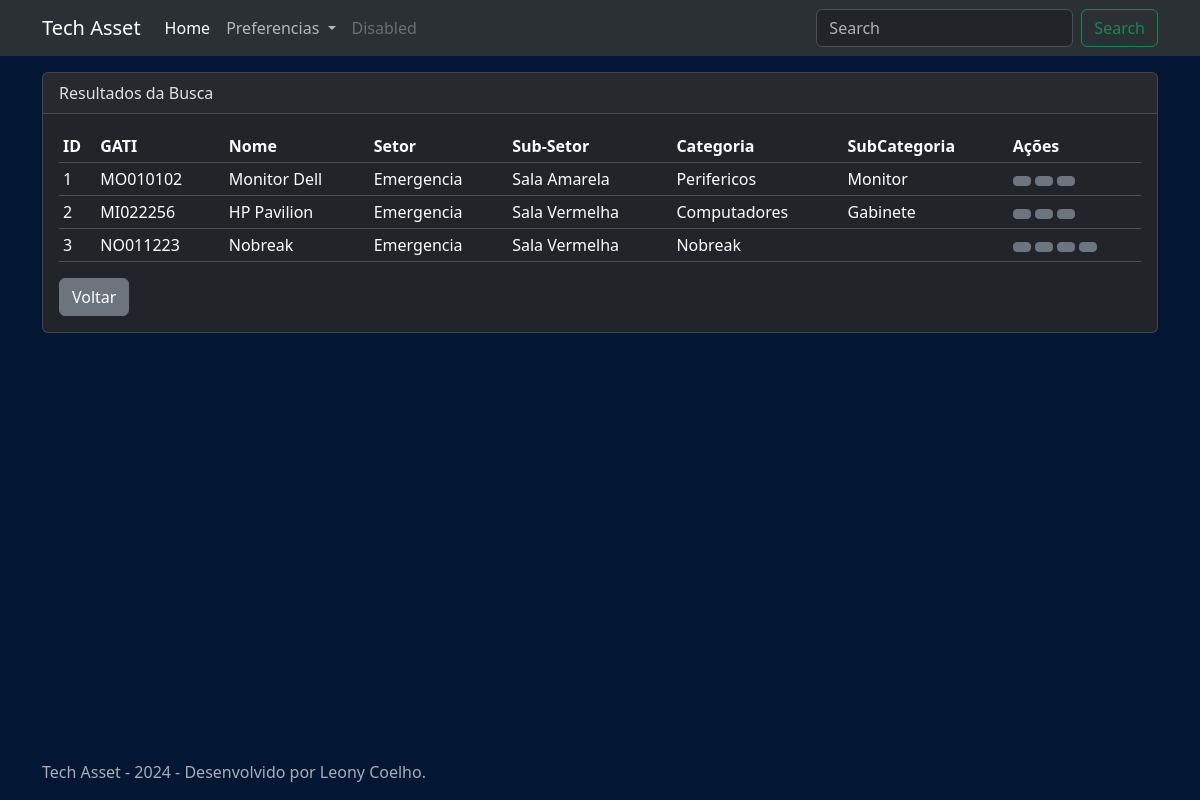
Screenshot of /filter_assets with the database file from the repository.
### app_tech_asset/models.py (models this page shows, shortened)
class GlobalSettings(models.Model):
    name = models.CharField(null=True, max_length=50)
    internalcode01 = models.CharField(max_length=50, null=True)
    internalcode02 = models.CharField(max_length=50, null=True)
    internalcode03 = models.CharField(max_length=50, null=True)

class Asset(models.Model):
    name = models.CharField(null=False, max_length=50)
    category = models.ForeignKey(Category, null=True, on_delete=models.SET_NULL)
    subcategory = models.ForeignKey(SubCategory, on_delete=models.SET_NULL, null= True)
    modified = models.DateTimeField(auto_now_add=True)
    added = models.DateTimeField(auto_now_add=True)
    details = models.TextField(null=True)
    sector = models.ForeignKey(Sector, null=True, on_delete=models.SET_NULL)
    subsector = models.ForeignKey(SubSector, blank=True, on_delete=models.SET_NULL, null= True)
    rental_company = models.ForeignKey(RentalCompany, null=True, on_delete=models.SET_NULL)
    internal_code1 = models.CharField(null=True, max_length=50)
    internal_code2 = models.CharField(null=True, max_length=50)
    internal_code3 = models.CharField(null=True, max_length=50)
    serial_number = models.CharField(null=True, max_length=50)
    brand = models.CharField(null=True, max_length=50)
    mac_address = models.CharField(null=True, max_length=50)
    windows_license = models.CharField(null=True, max_length=50)
    kit = models.ForeignKey(Kit, on_delete=models.SET_NULL, null=True, blank=True)

class Sector(models.Model):
    name = models.CharField(null=False, max_length=50)
    def __str__(self):
        return self.name

class SubSector(models.Model):
    parent = models.ForeignKey(Sector, blank=True, on_delete=models.CASCADE)
    name = models.CharField(null=False, max_length=50)
    def __str__(self):
        return self.name

class Category(models.Model):
    name = models.CharField(null=False, max_length=50)
    def __str__(self):
        return self.name

class SubCategory(models.Model):
    parent = models.ForeignKey(Category, blank=True, on_delete=models.CASCADE)
    name = models.CharField(null=False, max_length=50)
    def __str__(self):
        return self.name

### app_tech_asset/views.py (the view)
# urls.py: path('filter_assets', views.filter_assets, name='filter_assets'),
def filter_assets(request):
    assets = Asset.objects.all()
    name = request.GET.get('name')
    sector = request.GET.get('sector')
    subsector = request.GET.get('subsector')
    category = request.GET.get('category')
    subcategory = request.GET.get('subcategory')
    rentalcompany = request.GET.get('rentalcompany')
    internalcode1 = request.GET.get('internalcode1')
    internalcode2 = request.GET.get('internalcode2')
    internalcode3 = request.GET.get('internalcode3')
    if name:
        assets = assets.filter(name__icontains=name)
    if sector:
        assets = assets.filter(sector__name__icontains=sector)
    if subsector:
        assets = assets.filter(subsector__name__icontains=subsector)
    if category:
        assets = assets.filter(category__name__icontains=category)
    if subcategory:
        assets = assets.filter(subcategory__name__icontains=subcategory)
    if rentalcompany:
        assets = assets.filter(rental_company__name__icontains=rentalcompany)
    if internalcode1:
        assets = assets.filter(internal_code1__icontains=internalcode1)
    if internalcode2:
        assets = assets.filter(internal_code2__icontains=internalcode2)
    if internalcode3:
        assets = assets.filter(internal_code3__icontains=internalcode3)
    context = {
        'assets': assets,
    }
    return render(request, 'filtered_assets.html', context)

### app_tech_asset/context_processors.py (called while the page is built)
def global_settings(request):
    try:
        settings = GlobalSettings.objects.get(id=1)
    except GlobalSettings.DoesNotExist:
        settings = None
    categories = Category.objects.all()
    subcategories = SubCategory.objects.all()
    sectors = Sector.objects.all()
    subsectors = SubSector.objects.all()
    rental_companies = RentalCompany.objects.all()
    return {
        'global_settings': settings,
        'categories': categories,
        'subcategories': subcategories,
        'sectors': sectors,
        'subsectors': subsectors,
        'rental_companies': rental_companies
        }

### app_tech_asset/models.py (called while the page is built)
    def __str__(self):
        return self.name

### app_tech_asset/templates/filtered_assets.html (shortened to what this page needs)
{% extends 'base.html' %}
{% block content %}
{% load static %}
<div class="container">
    <div class="card mt-3 mb-3">
        <div class="card-header">
            Resultados da Busca
        </div>
        <div class="card-body">
            <table class="table table-sm">
                <tr>
                    <th scope="col">ID</th>
                    <th scope="col">{{global_settings.internalcode01}}</th>
                    <th scope="col">Nome</th>
                    <th scope="col">Setor</th>
                    <th scope="col">Sub-Setor</th>
                    <th scope="col">Categoria</th>
                    <th scope="col">SubCategoria</th>
                    <th scope="col">Ações</th>
                </tr>
                {% for asset in assets %}
                <tr>
                    <td  onclick="window.location.href='{% url 'view_asset' asset.id %}'">{{ asset.id }}</td>
                    <td  onclick="window.location.href='{% url 'view_asset' asset.id %}'">{{ asset.internal_code1 }}</td>
                    <td  onclick="window.location.href='{% url 'view_asset' asset.id %}'">{{ asset.name }}</td>
                    <td  onclick="window.location.href='{% url 'view_asset' asset.id %}'">{% if asset.sector %}{{ asset.sector }}{% endif %}</td>
                    <td  onclick="window.location.href='{% url 'view_asset' asset.id %}'">{% if asset.subsector %}{{ asset.subsector }}{% endif %}</td>
                    <td  onclick="window.location.href='{% url 'view_asset' asset.id %}'">{% if asset.category %}{{ asset.category }}{% endif %}</td>
                    <td  onclick="window.location.href='{% url 'view_asset' asset.id %}'">{% if asset.subcategory %}{{ asset.subcategory }}{% endif %}</td>
                    <td>
                        <a href="{% url 'history_asset' asset.id %}" class="btn btn-sm btn-secondary"></a>
                        <a href="{% url 'edit_asset' asset.id %}" class="btn btn-sm btn-secondary"></a>
                        <button class="btn btn-secondary btn-sm" id="generateQR{{asset.id}}" data-bs-toggle="modal" data-bs-target="#qrModal{{ asset.id }}"></button>
                        {% if asset.kit %}
                        <a class="btn btn-sm btn-secondary" href="/kit/view/{{ asset.kit.id }}"></a>
                        {% endif %}
                    </td>
                </tr>
                {%endfor%}
            </table>
            <a class="btn btn-secondary" href="/">Voltar</a>
        </div>
    </div>
</div>
{% endblock %}

### app_tech_asset/static/css/style.css (style rules this page uses)
body { background-color: var(--bs-primary-bg-subtle); }

### rows the page displays
GlobalSettings: internalcode01 "GATI"
Asset: id "1", internal_code1 "MO010102", name "Monitor Dell", sector "Emergencia", subsector "Sala Amarela", category "Perifericos", subcategory "Monitor"
Asset: id "2", internal_code1 "MI022256", name "HP Pavilion", sector "Emergencia", subsector "Sala Vermelha", category "Computadores", subcategory "Gabinete"
Asset: id "3", internal_code1 "NO011223", name "Nobreak", sector "Emergencia", subsector "Sala Vermelha", category "Nobreak"
